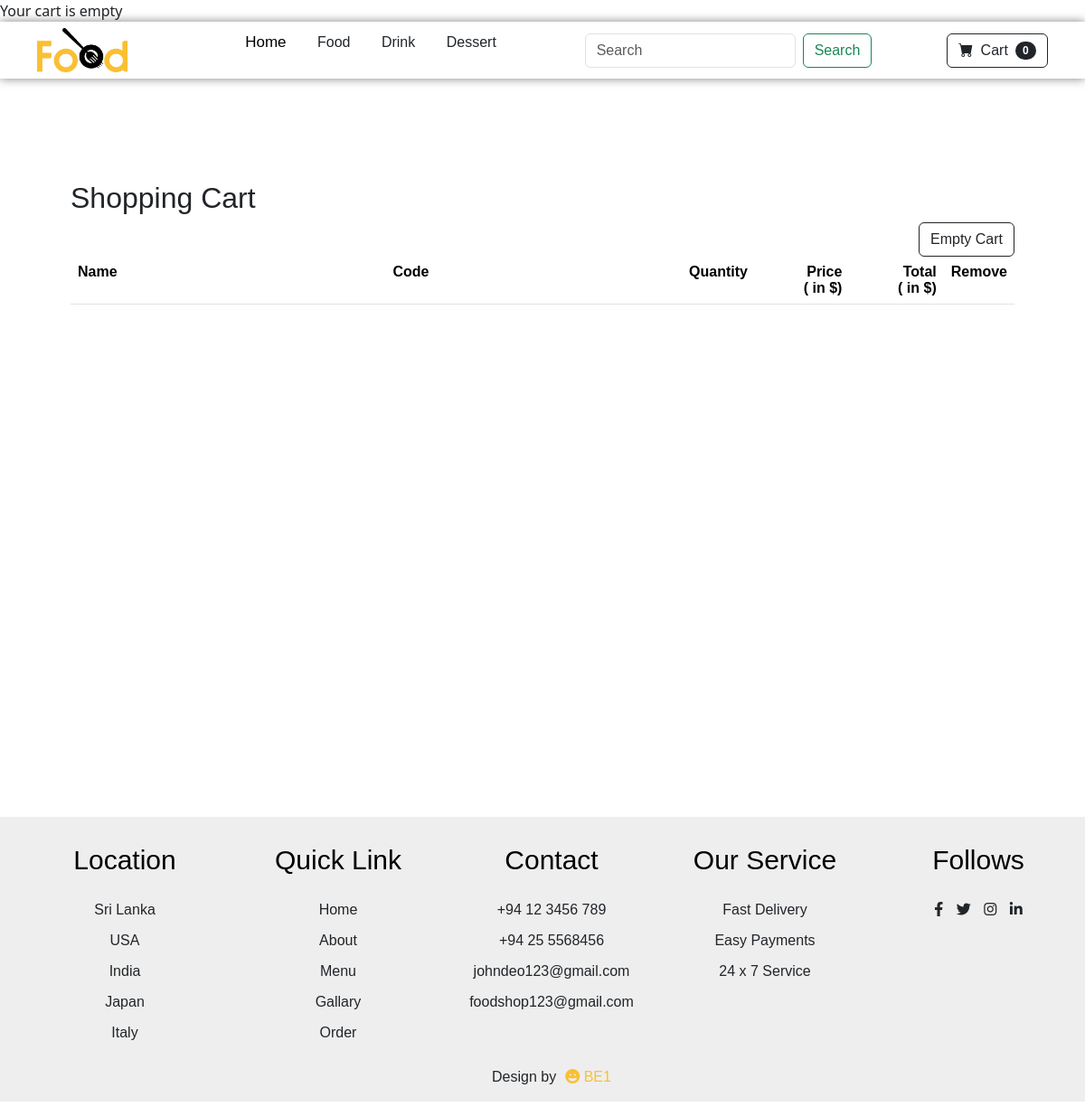
The app's page /shop_cart.php with its own data.
### tables this page shows
CREATE TABLE IF NOT EXISTS `categories` (
  `id` int NOT NULL AUTO_INCREMENT,
  `name` varchar(255) NOT NULL,
  PRIMARY KEY (`id`)
);

### app/models/Category.php (called while the page is built, shortened)
<?php
class Category extends Database
{
    public function getAllCategories()
    {
        $sql = parent::$connection->prepare('SELECT * FROM `categories`');
        return parent::select($sql);
    }
}

### app/models/Database.php (called while the page is built, shortened)
<?php
class Database
{
    public function select($sql) {
        $sql->execute();
        $items = $sql->get_result()->fetch_all(MYSQLI_ASSOC);
        return $items;
    }
}

### functions.php (called while the page is built, shortened)
<?php
function getCartItemCount() {
    $cartItemCount = 0;
    return $cartItemCount;
}
?>

### shop_cart.php (the view, shortened to what this page needs)
<?php
require_once 'config/database.php';
require_once "functions.php";
$categoryModel = new Category();
$categories = $categoryModel->getAllCategories();
?>
<!DOCTYPE html>
<html lang="en">
<head>
    <link href="https://cdn.jsdelivr.net/npm/bootstrap-icons@1.5.0/font/bootstrap-icons.css" rel="stylesheet" />
    <link href="public/css/styles.css" rel="stylesheet" />
    <link rel="stylesheet" href="https://cdnjs.cloudflare.com/ajax/libs/font-awesome/6.1.1/css/all.min.css" />
    <link rel="stylesheet" href="public/css/style.css">
    <link href="https://cdn.jsdelivr.net/npm/bootstrap@5.3.2/dist/css/bootstrap.min.css" rel="stylesheet">
</head>
<body>
    <section id="Home" style="height: 10vh;">
    <nav>
        <div class="logo">
            <img src="public/img/logo.png" alt="" href="index.php">
        </div>
        <ul>
            <li><a href="home.php">Home</a></li>
            <?php
                    foreach ($categories as $category) :
                    ?>
                        <li class="nav-item">
                            <a class="nav-link" href="category.php?id=<?php echo $category['id'] ?>"><?php echo $category['name'] ?></a>
                        </li>
                    <?php
                    endforeach
                    ?>
        </ul>
        <form class="d-flex" role="search" action="search.php" method="get">
                    <input class="form-control me-2" type="search" placeholder="Search" aria-label="Search" name="q">
                    <button class="btn btn-outline-success" type="submit">Search</button>
                </form>
                <form class="d-flex" action="shop_cart.php">
                    <button class="btn btn-outline-dark" type="submit">
                        <i class="bi-cart-fill me-1"></i>
                        Cart
                        <span class="badge bg-dark text-white ms-1 rounded-pill"><?php echo getCartItemCount(); ?></span>
                    </button>
                </form>
    </nav>
</section>
    <section class="py-5">
        <div class="container px-4 px-lg-5 my-5">
            <div class="row gx-4 gx-lg-5 align-items-center">
                <div id="shopping-cart">
                    <h2>Shopping Cart</h2>
                    <div class="float-end">
                        <a class="btn btn-outline-dark mt-auto" href="remove-all-cart.php">Empty Cart</a>
                    </div>
                    <table class="table" cellpadding="10" cellspacing="1">
                        <tbody>
                            <tr>
                                <th style="text-align:left;">Name</th>
                                <th style="text-align:left;">Code</th>
                                <th style="text-align:right;" width="5%">Quantity</th>
                                <th style="text-align:right;" width="10%">Price<br>( in $)</th>
                                <th style="text-align:right;" width="10%">Total<br>( in $)</th>
                                <th style="text-align:center;" width="5%">Remove</th>
                            </tr>
                            <?php
                            require_once "functions.php";
                            ?>
                        </tbody>
                    </table>
                </div>
            </div>
        </div>
    </section>
    <footer>
    <div class="footer_main">
        <div class="footer_tag">
            <h2>Location</h2>
            <p>Sri Lanka</p>
            <p>USA</p>
            <p>India</p>
            <p>Japan</p>
            <p>Italy</p>
        </div>
        <div class="footer_tag">
            <h2>Quick Link</h2>
            <p>Home</p>
            <p>About</p>
            <p>Menu</p>
            <p>Gallary</p>
            <p>Order</p>
        </div>
        <div class="footer_tag">
            <h2>Contact</h2>
            <p>+94 12 3456 789</p>
            <p>+94 25 5568456</p>
            <p>johndeo123@gmail.com</p>
            <p>foodshop123@gmail.com</p>
        </div>
        <div class="footer_tag">
            <h2>Our Service</h2>
            <p>Fast Delivery</p>
            <p>Easy Payments</p>
            <p>24 x 7 Service</p>
        </div>
        <div class="footer_tag">
            <h2>Follows</h2>
            <i class="fa-brands fa-facebook-f"></i>
            <i class="fa-brands fa-twitter"></i>
            <i class="fa-brands fa-instagram"></i>
            <i class="fa-brands fa-linkedin-in"></i>
        </div>
    </div>
    <p class="end">Design by<span><i class="fa-solid fa-face-grin"></i> BE1</span></p>
</footer>
</body>
</html>

### public/css/style.css (style rules this page uses)
* { margin: 0; padding: 0; box-sizing: border-box; font-family: sans-serif; }
html { scroll-behavior: smooth; }
section { width: 100%; height: 100vh; }
section nav { display: flex; justify-content: space-around; align-items: center; position: fixed; right: 0; left: 0; background: white; box-shadow: 0 0 10px rgba(0,0,0,0.5); z-index: 1000; }
section nav .logo img { width: 100px; cursor: pointer; margin: 7px 0; }
section nav ul { list-style: none; }
section nav ul li { display: inline-block; margin: 0 15px; }
section nav ul li a { text-decoration: none; color: #000; font-weight: 500; font-size: 17px; transition: 0.1s; }
section nav ul li a::after { content: ''; width: 0; height: 2px; background: #fac031; display: block; transition: 0.2s linear; }
footer { width: 100%; padding: 30px 0 0 20px; background: #eeeeee; }
footer .footer_main { display: grid; grid-template-columns: 1fr 1fr 1fr 1fr 1fr; }
footer .footer_main .footer_tag { text-align: center; }
footer .footer_main .footer_tag h2 { color: #000; margin-bottom: 25px; font-size: 30px; }
footer .footer_main .footer_tag p { margin: 10px 0; }
footer .footer_main .footer_tag i { margin: 0 5px; cursor: pointer; }
footer .end { display: flex; align-items: center; justify-content: center; padding: 15px; }
footer .end span { color: #fac031; margin-left: 10px; }

### records on screen
categories: name "Food"
categories: name "Drink"
categories: name "Dessert"

### other values on screen
getCartItemCount() "0"
